Frame 1 (no input): blank canvas, image omitted
Frame 60 (the mouse pressed at the canvas centre just before this capture): blank canvas, image omitted
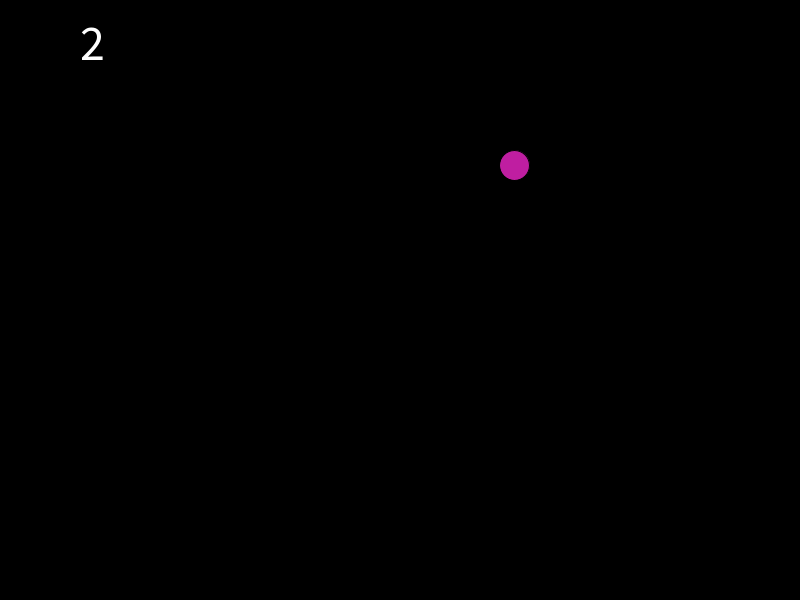
Frame 120 (the mouse held since frame 60 and released just before this capture)

The Processing sketch whose frames 1 and 60 were blank and that drew this single picture after the mouse press (run headless with seeded random() and noise(); from frame 60 on, the mouse is pressed at the canvas centre):

// Processing sketch: ArrayList__Making_Balls
// ── ArrayList__Making_Balls.pde
ArrayList <BouncyBall> balls = new ArrayList <BouncyBall>();
int maxBalls = 200;

void setup(){
  size(800,600);
       background(0);
    balls.add(new BouncyBall(30,3));
      fill(255,0,0);
      textSize(50);

}

void draw(){
 background(0);
 text(balls.size(),width/10,height/10);
for (int i = 1; i < balls.size(); i++){
      BouncyBall b = balls.get(i);
    b.display();
    b.move();
    b.wallBounce();
}
  fill(255);
  if (balls.size() > maxBalls){
    balls.remove(0);
  }
}


void mousePressed(){
balls.add( new BouncyBall(30,3));
  
}


// ── BouncyBall.pde
class BouncyBall {
  PVector loc, vel;
  float sz;
  float speed;
  
  BouncyBall(float tempsz, float tempspeed){
    sz = tempsz;
    loc = new PVector(mouseX,mouseY);
    vel = PVector.random2D();
    speed = tempspeed;
    vel.mult(speed);
  }
  
  void display(){
    fill(random(255),random(255),random(255));
    ellipse(loc.x, loc.y,sz,sz);
  }
  
  void move(){
    loc.add(vel);
  }
  
  void wallBounce(){
    if (loc.x + sz/2 >width || loc.x - sz/2 <0 ){
      vel.x*= -1;
    }
    if (loc.y + sz/2 > height || loc.y - sz/2 <0){
      vel.y*=-1;
    }
  }
  
  
  void collideWith(BouncyBall someOtherBall){
    if (loc.dist(someOtherBall.loc) < sz/2 + someOtherBall.sz/2){
      vel = PVector.sub(loc, someOtherBall.loc);
      //vel.normalize();
      vel.setMag(speed);
    }
  }
}
